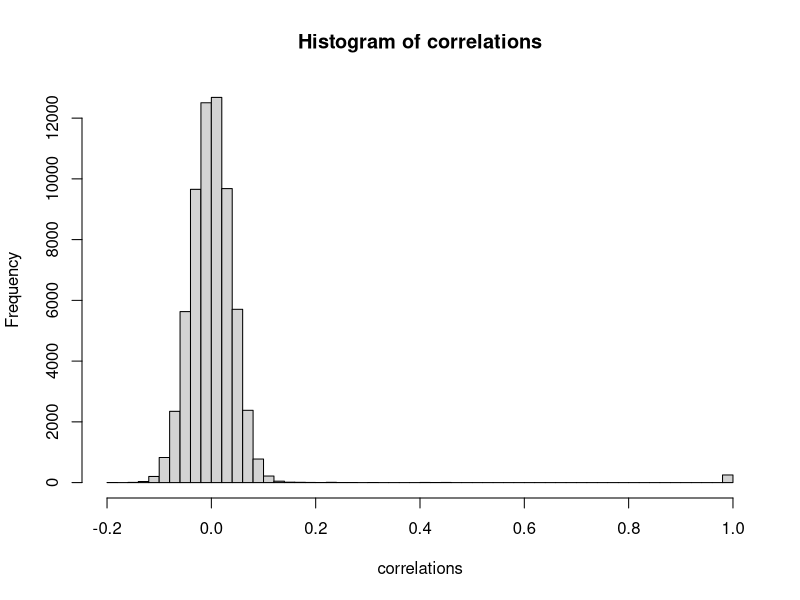
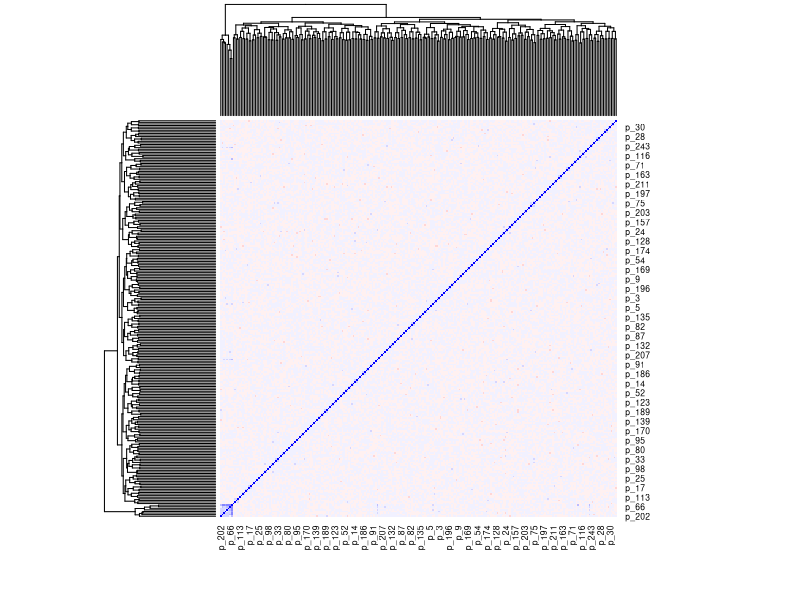
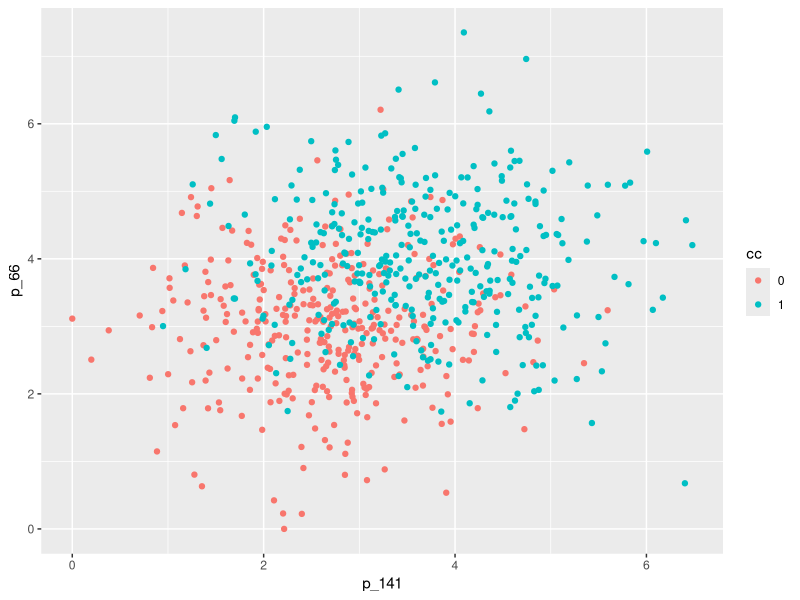
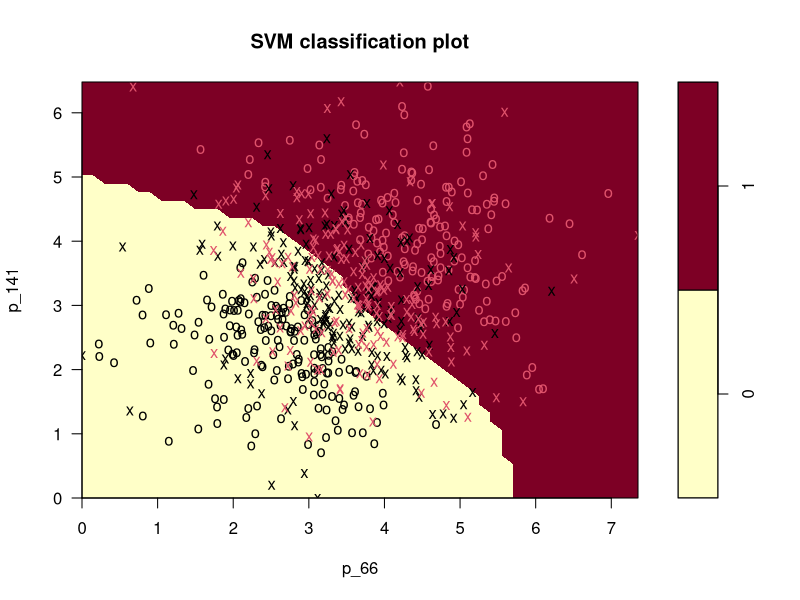
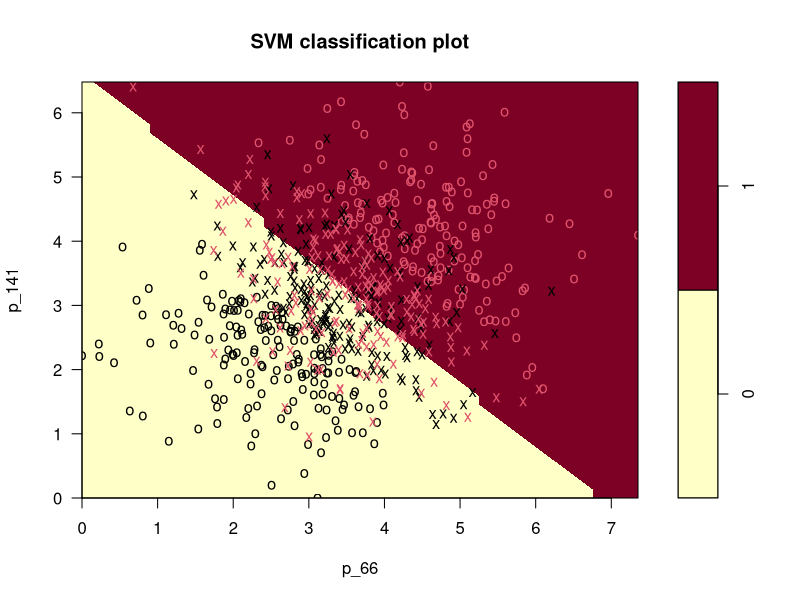
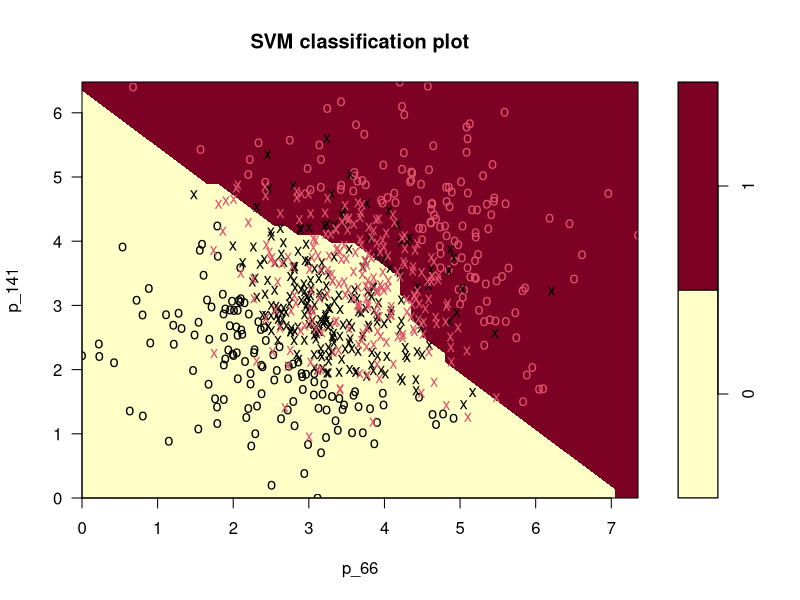
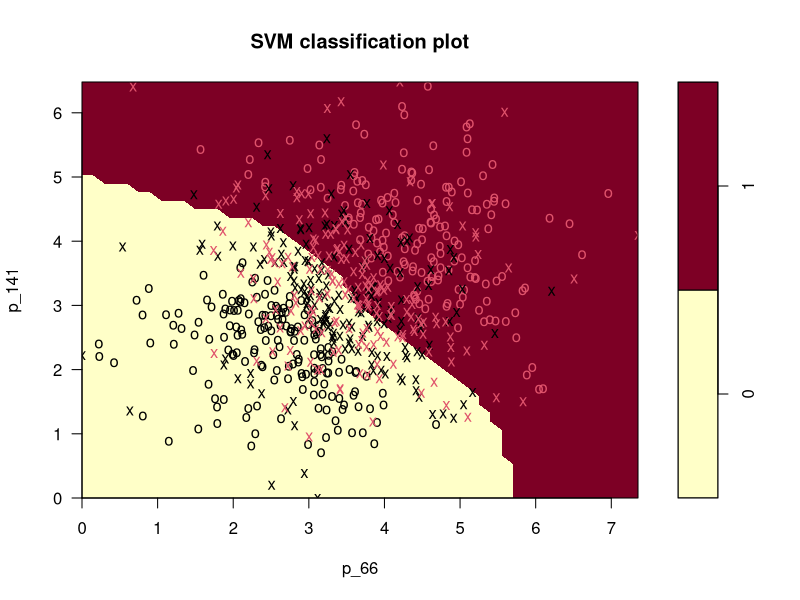
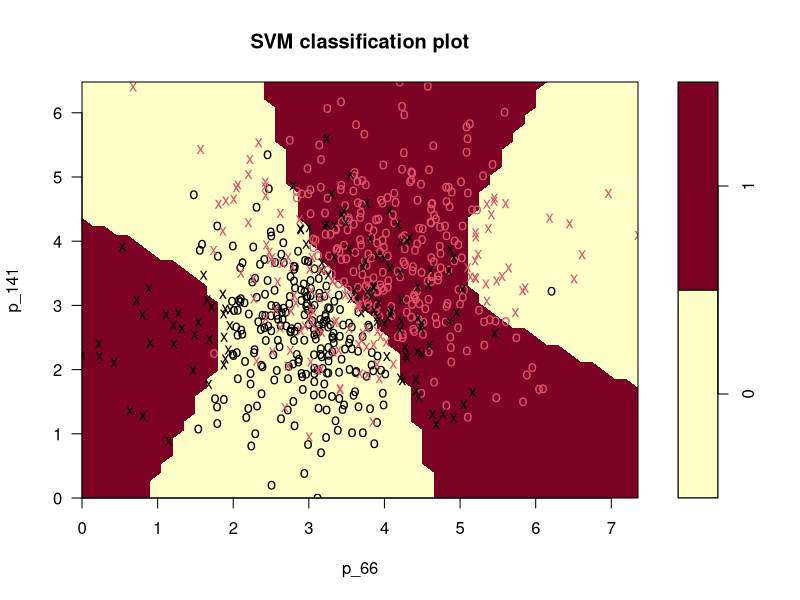

Source code (R) for these figures, in order:
## ---- chunk 1
# install.packages("e1071")
library("pROC")
library("e1071")
library("randomForest")
library("ggplot2")
## ---- chunk 2
raw.training <- read.table("simulatedConcentrations.recoded.training.txt", sep = "\t", header = T)
raw.test <- read.table("simulatedConcentrations.recoded.test.txt", sep = "\t", header = T)
raw.training$cc <- as.factor(raw.training$cc)
raw.test$cc <- as.factor(raw.test$cc)
## ---- chunk 3
ncol(raw.training)
## ---- chunk 4
# Make a copy of raw.training where the outcome is int instead of factor (needed to include outcome in correlation matrix)
raw.training.outcome_int <- raw.training # copy
raw.training.outcome_int$cc <- as.integer(raw.training.outcome_int$cc) # convert cc to int

# Compute the correlation matrix
# check the cor() function in the help
correlations <- cor(raw.training.outcome_int)
sum(correlations > 0)
sum(correlations <= 0)
# There ae more positive ones overall but by a small margin


# Create histogram via r-base function
# check the hist() function in the help
hist(correlations, breaks = 50)


# Or, create a histogram using ggplot2
# You can use ggplot() + geom_histogram() + theme_linedraw()
# No
## ---- chunk 5
# Plot the heatmap
# check the heatmap() function in the help
#breaks
bk <- c(seq(-1,1,by=0.1))
#colors (one less than breaks
mycols <- c(colorRampPalette(colors = c("red","white", "blue"))(length(bk)-1))
heatmap(correlations,breaks=bk, col=mycols, scale="none")

## ---- chunk 6
# count elements based on outcome training set
nrow(subset(raw.training, cc == 1))
nrow(subset(raw.training, cc == 0))

nrow(subset(raw.test, cc == 1))
nrow(subset(raw.test, cc == 0))

sum(sapply(raw.training, function(x) sum(is.na(x))) != 0)
sum(sapply(raw.test, function(x) sum(is.na(x))) != 0)
## ---- chunk 7

qplot(p_141, p_66, data = raw.training, color = cc )

# Now lets create a model using the different kernels and plot the results to see how the kernels act. We will compare the kernels in a later exercise.

lsvm.fit_only2 <- svm(cc ~ p_141+p_66, data = raw.training, type = "C-classification", kernel = "radial", probability = T)
summary(lsvm.fit_only2)

# performance/AUC
preds = predict(lsvm.fit_only2, newdata=raw.test, probability = TRUE)
pred_probs <- attr(preds, "probabilities")[,2] 
roc <- roc(raw.test$cc, pred_probs)
print(paste("AUC:", auc(roc)))
ci <- ci.auc(raw.test$cc, pred_probs)
print(paste("95% CI:", ci[1], ",", ci[3]))


install.packages("caret")
library(caret)

confusion_table <- table(prediction=preds, actual=raw.test$cc)
confustion_matric <- confusionMatrix(preds, raw.test$cc)                  
accuracy_forFun <- 100*mean(preds==raw.test$cc)
print(paste("The accuracy of the SVM classifier is = ", accuracy_forFun,"%"))

missclassification_forFun <- 100*mean(preds!=raw.test$cc)
print(paste("The missclassifications of the SVM classifier is = ", missclassification_forFun,"%"))
# TODO likely false way and not what they wanted


# Finally lets plot it
plot(lsvm.fit_only2, raw.training, p_141~p_66)

#Lets also take a look at models for the same 2 proteins but using different kernels and see how the AUC is affected
lsvm.fit_only2_linear <- svm(cc ~ p_141+p_66, data = raw.training, type = "C-classification", kernel = "linear", probability = T)
lsvm.fit_only2_poly <- svm(cc ~ p_141+p_66, data = raw.training, type = "C-classification", kernel = "polynomial", probability = T)
lsvm.fit_only2_radial <- svm(cc ~ p_141+p_66, data = raw.training, type = "C-classification", kernel = "radial", probability = T)
lsvm.fit_only2_sigmoid <- svm(cc ~ p_141+p_66, data = raw.training, type = "C-classification", kernel = "sigmoid", probability = T)
plot(lsvm.fit_only2_linear, raw.training, p_141~p_66)
plot(lsvm.fit_only2_poly, raw.training, p_141~p_66)
plot(lsvm.fit_only2_radial, raw.training, p_141~p_66)
plot(lsvm.fit_only2_sigmoid, raw.training, p_141~p_66)

# And their AUC`s
get_auc <- function(model) {
  preds = predict(model, newdata=raw.test, probability = TRUE)
  pred_probs <- attr(preds, "probabilities")[,2] 
  roc <- roc(raw.test$cc, pred_probs)
  plot(roc)
  auc <- auc(roc)
  return(auc)
}
print(get_auc(lsvm.fit_only2_linear))
print(get_auc(lsvm.fit_only2_poly))
print(get_auc(lsvm.fit_only2_radial))
print(get_auc(lsvm.fit_only2_sigmoid))

## ---- chunk 8
lsvm.fit <- svm(cc ~ ., data = raw.training, type = "C-classification", kernel = "linear", probability = T)
## ---- chunk 9
?svm
## ---- chunk 10
View(lsvm.fit$SV)
sapply(lsvm.fit$SV, class)
nrow(lsvm.fit$SV)
ncol(lsvm.fit$SV)
## ---- chunk 11
preds <- predict(lsvm.fit, raw.test, probability = TRUE)
pred_probs <- attr(preds, "probabilities")[,2] 
roc <- roc(raw.test$cc, pred_probs)
plot(roc, main="ROC AUC or the lsvm model")
print(paste("AUC:", auc(roc)))
ci <- ci.auc(raw.test$cc, pred_probs)
print(paste("95% CI:", ci[1], ",", ci[3]))

## ---- chunk 12

create_cost_models <- function(costs){
  for (i in costs){
    model <- svm(cc ~ ., data = raw.training, type = "C-classification", kernel = "linear", probability = T, cost=i)
    preds <- predict(model, raw.test, probability = TRUE)
    pred_probs <- attr(preds, "probabilities")[,2] 
    roc <- roc(raw.test$cc, pred_probs)
    auc <- auc(roc)
    plot(roc, main=paste("ROC AUC or the lsvm model with cost", toString(i), "AUC: ", auc))
    print(i)
    print(ncol(model$SV))
    print(nrow(model$SV))
    print(paste("AUC:", auc(roc)))
    ci <- ci.auc(raw.test$cc, pred_probs)
    print(paste("95% CI:", ci[1], ",", ci[3]))
  }
}

costs <- c(0.1, 0.5, 1, 5, 10)
create_cost_models(costs)

## ---- chunk 13
create_kernel_models <- function(kernels){
  for (i in kernels){
    print(paste("Kernel Model", i))
    model <- svm(cc ~ ., data = raw.training, type = "C-classification", kernel = i, probability = T, cost=1)
    preds <- predict(model, raw.test, probability = TRUE)
    pred_probs <- attr(preds, "probabilities")[,2] 
    roc <- roc(raw.test$cc, pred_probs)
    auc <- auc(roc)
    plot(roc, main=paste("ROC AUC or the lsvm model with kernel", toString(i), "AUC: ", auc))
    print(paste("columns: ", ncol(model$SV)))
    print(paste("rows: ", nrow(model$SV)))
    print(paste("AUC:", auc(roc)))
    ci <- ci.auc(raw.test$cc, pred_probs)
    print(paste("95% CI:", ci[1], ",", ci[3]))
  }
}
kernels <- c("linear", "radial", "polynomial", "sigmoid")
create_kernel_models(kernels)
## ---- chunk 14
library(pROC)
library(randomForest)
rf.fit <- randomForest(cc ~ ., data = raw.training, importance = T)
## ---- chunk 15
rf_predictions <- predict(rf.fit, type = "prob")[,2] # type change "prob" to response
# A: the output is a table of predictions with values between 0 and 1 indicating the probability for 
# cc = 0 being true (first column) and cc = 1 being true (second column) we proceed with the second column only 
## ---- chunk 16
sapply(raw.training$cc, class)
# since cc is a factor, the randomForest function is performing a classification.
# if you cange the cc column to numeric you can perform regression. 
# Since our result is a class of either 1 or 0 classification is appropriate, regression is suitable for continuous values.


## ---- chunk 17
# scaling adjusted to be able to the the varImpPlot
# You can check the importance() and varImPlot() functions
?importance
importance(rf.fit)
varImpPlot(rf.fit,sort= TRUE, n.var=250)

# Most important protein p_141
# least important protein p_9

# Load ggplot2 for plotting
library(ggplot2)

# Plot for highly important protein
ggplot(raw.training, aes(x = cc, y = raw.training$p_141, fill = cc)) +
  geom_boxplot() +
  theme_minimal() +
  labs(title = "Important Protein (141) vs Outcome (cc)",
       x = "Outcome (cc)",
       y = "141")

# Plot for highly important protein
ggplot(raw.training, aes(x = cc, y = raw.training$p_9, fill = cc)) +
  geom_boxplot() +
  theme_minimal() +
  labs(title = "Important Protein (p_9) vs Outcome (cc)",
       x = "Outcome (cc)",
       y = "9")

# Most important variables: 141 66 101 29 38
## ---- chunk 18
# predict on trianing data 
rf_predictions <- predict(rf.fit, newdata = raw.test, type = "prob")[,2]

# create ROC curve
roc_curve <- roc(raw.test$cc, rf_predictions)
auc_value <- auc(roc_curve)

plot(roc_curve, main=paste("ROC Curve random Forest AUC:", toString(auc_value)))
## ---- chunk 19

make_n_trees <- function(treecount){
  for (c in treecount) {
    model <- randomForest(cc ~ ., data = raw.training, importance = T, ntree=c)
    # predict on trianing data 
    rf_predictions <- predict(model, newdata = raw.test, type = "prob")[,2]
    
    # create ROC curve
    roc_curve <- roc(raw.test$cc, rf_predictions)
    auc_value <- auc(roc_curve)
    
    plot(roc_curve, main=paste("ROC Curve random Forest n =", toString(c), "AUC:", toString(auc_value)))
    
  }
}

treecounts <- c(50, 100, 500, 1000, 2500)
make_n_trees(treecounts)

# TODO maybe pick out specific sample, adjust the cuttoff value
## ---- chunk 20
# get true negatives of rf model
pred_rf <- predict(rf.fit, newdata = raw.test, type = "response")
confustion_matrix <- table(Predicted = pred_rf, Actual = raw.test$cc)
print(confustion_matrix)

pred_svm <- predict(lsvm.fit, newdata = raw.test, type = "response")
confustion_matrix <- table(Predicted = pred_svm, Actual = raw.test$cc)
print(confustion_matrix)

# In total the sum of false negatives and false positives is 92 (for random forest) and 94 (for svm) indicating that svm is slightly worse. 

